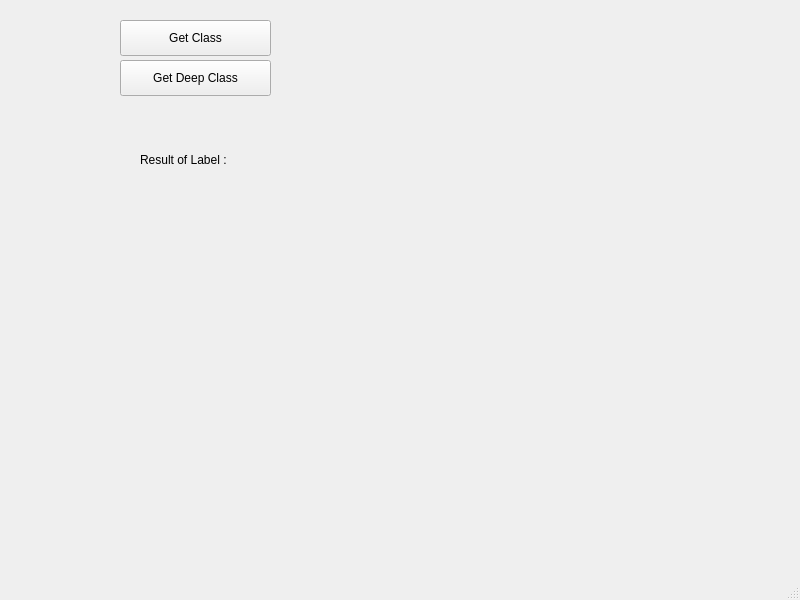
<?xml version="1.0" encoding="UTF-8"?>
<ui version="4.0">
 <class>MainWindow</class>
 <widget class="QMainWindow" name="MainWindow">
  <property name="geometry">
   <rect>
    <x>0</x>
    <y>0</y>
    <width>800</width>
    <height>600</height>
   </rect>
  </property>
  <property name="windowTitle">
   <string>MainWindow</string>
  </property>
  <widget class="QWidget" name="centralwidget">
   <widget class="QPushButton" name="getClass">
    <property name="geometry">
     <rect>
      <x>120</x>
      <y>20</y>
      <width>151</width>
      <height>36</height>
     </rect>
    </property>
    <property name="text">
     <string>Get Class</string>
    </property>
   </widget>
   <widget class="QLabel" name="result">
    <property name="geometry">
     <rect>
      <x>140</x>
      <y>150</y>
      <width>221</width>
      <height>20</height>
     </rect>
    </property>
    <property name="text">
     <string>Result of Label :</string>
    </property>
   </widget>
   <widget class="QPushButton" name="getDeepClass">
    <property name="geometry">
     <rect>
      <x>120</x>
      <y>60</y>
      <width>151</width>
      <height>36</height>
     </rect>
    </property>
    <property name="text">
     <string>Get Deep Class</string>
    </property>
   </widget>
  </widget>
  <widget class="QMenuBar" name="menubar">
   <property name="geometry">
    <rect>
     <x>0</x>
     <y>0</y>
     <width>800</width>
     <height>22</height>
    </rect>
   </property>
  </widget>
  <widget class="QStatusBar" name="statusbar"/>
 </widget>
 <resources/>
 <connections/>
</ui>
